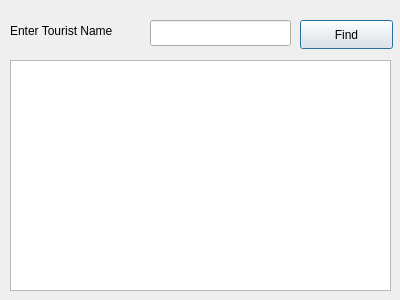
<?xml version="1.0" encoding="UTF-8"?>
<ui version="4.0">
 <class>FindTourist</class>
 <widget class="QDialog" name="FindTourist">
  <property name="geometry">
   <rect>
    <x>0</x>
    <y>0</y>
    <width>400</width>
    <height>300</height>
   </rect>
  </property>
  <property name="maximumSize">
   <size>
    <width>400</width>
    <height>300</height>
   </size>
  </property>
  <property name="windowTitle">
   <string>Find Tourist</string>
  </property>
  <widget class="QLabel" name="label">
   <property name="geometry">
    <rect>
     <x>10</x>
     <y>20</y>
     <width>131</width>
     <height>21</height>
    </rect>
   </property>
   <property name="text">
    <string>Enter Tourist Name</string>
   </property>
  </widget>
  <widget class="QLineEdit" name="txtTouristFName">
   <property name="geometry">
    <rect>
     <x>150</x>
     <y>20</y>
     <width>141</width>
     <height>26</height>
    </rect>
   </property>
  </widget>
  <widget class="QPushButton" name="btnFind">
   <property name="geometry">
    <rect>
     <x>300</x>
     <y>20</y>
     <width>93</width>
     <height>29</height>
    </rect>
   </property>
   <property name="text">
    <string>Find</string>
   </property>
  </widget>
  <widget class="QTableView" name="tableView">
   <property name="geometry">
    <rect>
     <x>10</x>
     <y>60</y>
     <width>381</width>
     <height>231</height>
    </rect>
   </property>
  </widget>
 </widget>
 <resources/>
 <connections/>
</ui>
